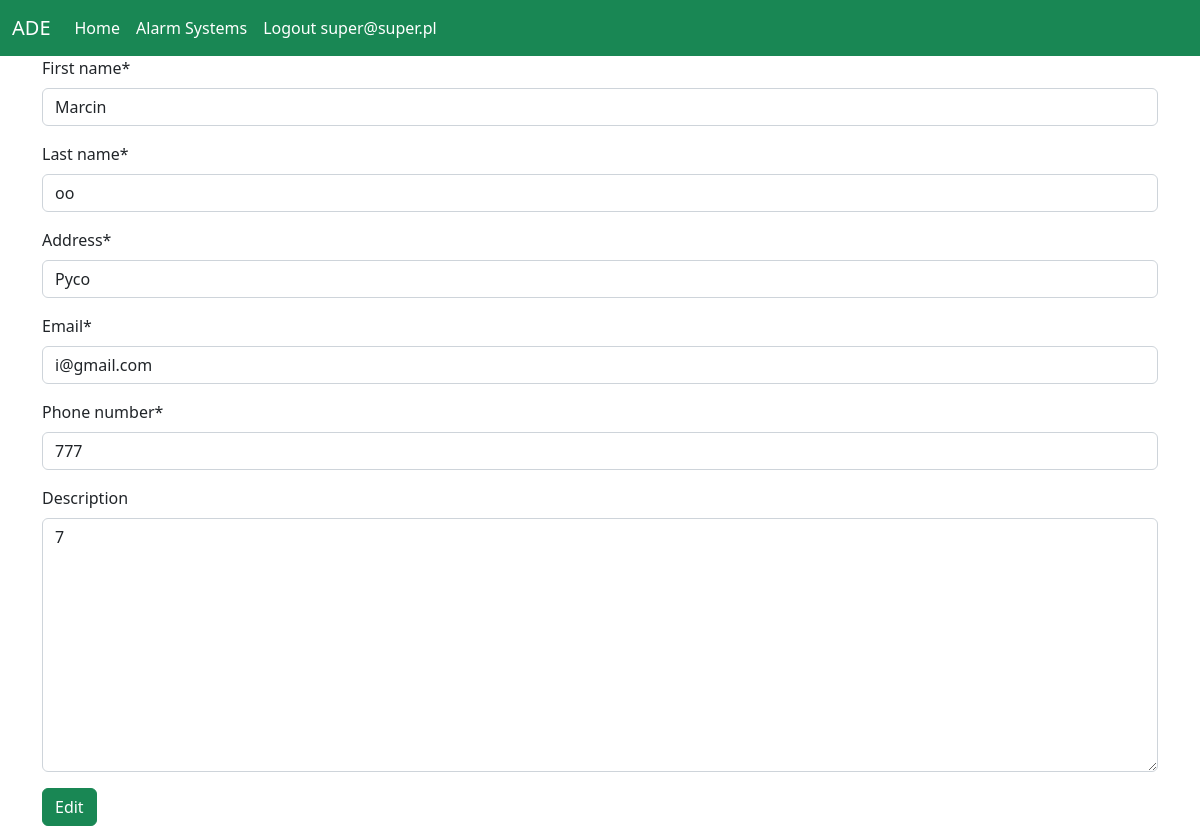
Page /main_view/edit_customer/14 (signed in) on the committed database.
### users/models.py (models this page shows)
class Account(AbstractBaseUser, PermissionsMixin):
    email = models.EmailField(verbose_name='User Email', max_length=60, unique=True)
    fullname = models.CharField(max_length=30, unique=True)
    date_joined = models.DateTimeField(verbose_name='Date joined', auto_now_add=True)
    last_login = models.DateTimeField(verbose_name='Last login', auto_now=True)
    is_operator = models.BooleanField(default=False)
    is_admin = models.BooleanField(default=False)
    is_active = models.BooleanField(default=False)
    is_staff = models.BooleanField(default=False)
    is_superuser = models.BooleanField(default=False)
    USERNAME_FIELD = 'email'
    REQUIRED_FIELDS = ['fullname']
    objects = AccountManager()
    def __str__(self):
        return self.email

### alarm_systems/models.py (models this page shows)
class Customer(models.Model):
    first_name = models.CharField(max_length=100)
    last_name = models.CharField(max_length=150)
    address = models.CharField(max_length=255)
    email = models.EmailField(max_length=80, null=True)
    phone_number = models.CharField(max_length=24, unique=True)
    description = models.TextField(null=True, blank=True)
    date_joined = models.DateField(auto_now_add=True)

### alarm_systems/views.py (the view, shortened to what this page needs)
# urls.py: path('main_view/edit_customer/<int:pk>', CustomerEditView.as_view(), name='edit_customer_all_view'),
class CustomerEditView(LoginRequiredMixin, UpdateView):
    model = Customer
    fields = ['first_name', 'last_name', 'address', 'email', 'phone_number', 'description']
    template_name = 'home/customer_main_page/customer_update_form.html'

### alarm_systems/templates/home/customer_main_page/customer_update_form.html (shortened to what this page needs)
{% extends 'base.html' %}
{% load crispy_forms_tags %}
{% block container %}
    <form action="" method="post">
        {{ form|crispy }}
        <button type="submit" value="Update" class="btn btn-success">Edit</button>
    </form>
{% endblock %}

### templates/partials/_menu.html (shortened to what this page needs)
<nav class="navbar navbar-expand-lg navbar-dark bg-success mb-xxl-3">
    <div class="container-fluid">
        <a class="navbar-brand" href="#">ADE</a>
        <div class="collapse navbar-collapse" id="navbarSupportedContent">
            <ul class="navbar-nav me-auto mb-2 mb-lg-0">
                <li class="nav-item">
                    <a class="nav-link active" aria-current="page" href="{% url 'alarm_systems:home' %}">Home</a>
                </li>
                <li class="nav-item">
                    <a class="nav-link active" aria-current="page" href="{% url 'alarm_systems:main_view' %}">Alarm
                        Systems</a>
                </li>
                {% if user.is_authenticated %}
                    <li class="nav-item">
                        <a class="nav-link active" aria-current="page"
                           href="{% url 'users:logout_view' %}">Logout {{ user }}</a>
                    </li>
                {% endif %}
            </ul>
        </div>
    </div>
</nav>

### rows in the picture
Account: email "super@super.pl"
Customer: first_name "Marcin", last_name "oo", address "Pyco", email "i@gmail.com", phone_number "777", description "7"
